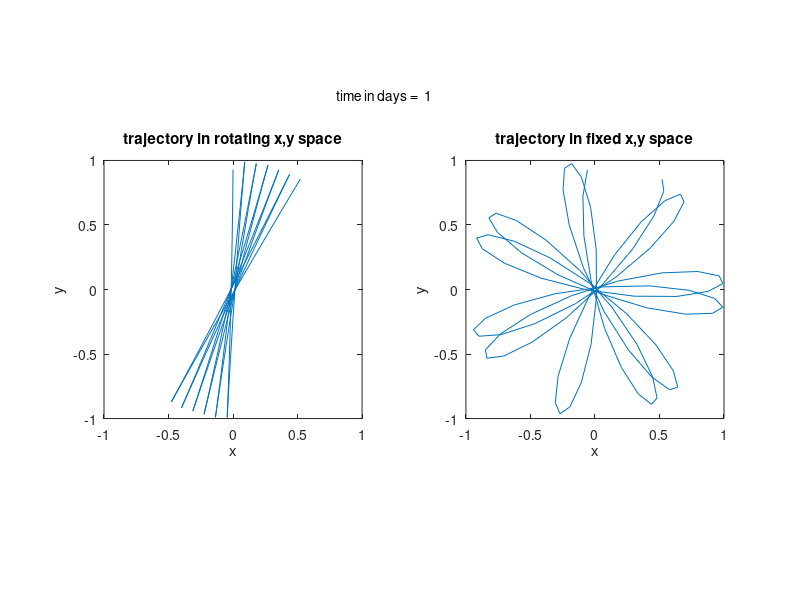

The MATLAB script that drew this image:
% MATLAB script: foucalt.m     (Demo file)
% Foucalt pendulum observed in rotating and fixed coordinates
% from unpublished paper by Norman Phillips.
% Example is for very long pendulum with period about 4 hours.
% Solution gives path of pendulum in local coordinates with equilibrium
% position at (x,y) = (0,0). The pendulum is initially held
% at rest on the rotating earth at (x,y) = (0,1), then released.
close all
clear all 
zeta0 = 0 +i;           % initial displacement in meters
omega = 7.292e-5;       % angular frequency of earth rotation
theta = input('Enter latitude in degrees  ');
omth = omega*sin(theta*pi/180);
ompend = 6*omega;       % frequency of pendulum
%
t = 0;
dt = .01*2*pi/omega;
figure(1)
    hold off
for j = 1:100
    t = dt*j;
    S = ['time in days =  ' num2str(t*omega/(2*pi))];
    zetar(j) = zeta0*exp(-i*omth*t)*(cos(ompend*t) +...
        i*omth/ompend*sin(ompend*t));
    zetan(j) = zeta0*exp(+i*(omega-omth)*t)*(cos(ompend*t) +...
        i*omth/ompend*sin(ompend*t));
    set(gca, 'NextPlot','replacechildren')
    subplot(1,2,1)
    plot(zetar)
    axis square 
    axis([-1 1 -1 1])
    title('trajectory in rotating x,y space')
    text (0.8,1.5,S);
    xlabel('x'), ylabel('y')
    axis square
    subplot(1,2,2)
    plot(zetan)
    axis square 
    axis([-1 1 -1 1]) 
    title('trajectory in fixed x,y space')
    xlabel('x'), ylabel('y')
  
    %  make movie
    H = gcf;
    M(:,j) = getframe(H);
end
movie(H,M)
